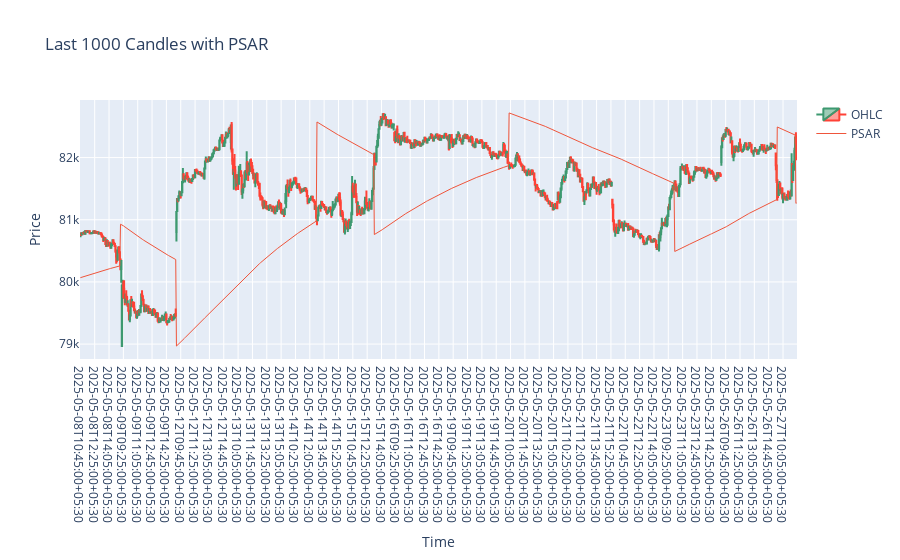

Notebook source saved alongside this figure:
### Code cell
import pandas as pd
import plotly.graph_objects as go

# grab only the last 1,000 bars
df = bars5.tail(1000).copy()
df['timestamp'] = pd.to_datetime(df['timestamp'])

fig = go.Figure(
    data=[
        # OHLC candles
        go.Candlestick(
            x=df['timestamp'],
            open=df['o'],
            high=df['h'],
            low=df['l'],
            close=df['c'],
            name='OHLC'
        ),
        # PSAR line
        go.Scatter(
            x=df['timestamp'],
            y=df['psar'],
            mode='lines',
            name='PSAR',
            line=dict(width=1)
        )
    ]
)

fig.update_layout(
    title='Last 1000 Candles with PSAR',
    xaxis=dict(
        type='category',             # treat timestamps as categorical
        rangeslider_visible=False,   # hide the built-in range slider
        title='Time'
    ),
    yaxis=dict(
        title='Price'
    )
)

fig.show()

### Figure 1 — Plotly figure (JSON) as saved in the notebook; plotly's stock layout.template omitted (floating-point values rounded to 4 significant figures; data arrays with more than 128 entries replaced by an {"elided": "..."} marker saying what was removed)
{"data": [{"close": {"elided": "1000 float values"}, "high": {"elided": "1000 float values"}, "low": {"elided": "1000 float values"}, "name": "OHLC", "open": {"elided": "1000 float values"}, "type": "candlestick", "x": {"elided": "1000 str values"}}, {"line": {"width": 1}, "mode": "lines", "name": "PSAR", "type": "scatter", "x": {"elided": "1000 str values"}, "y": {"elided": "1000 float values"}}], "layout": {"title": {"text": "Last 1000 Candles with PSAR"}, "xaxis": {"rangeslider": {"visible": false}, "title": {"text": "Time"}, "type": "category"}, "yaxis": {"title": {"text": "Price"}}}}
